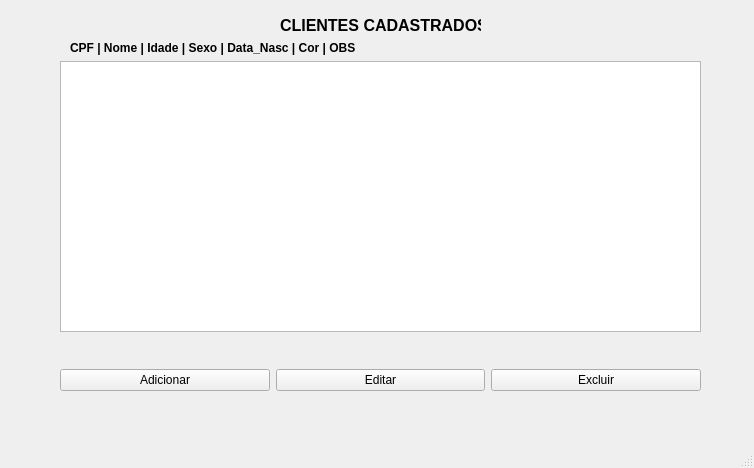
<?xml version="1.0" encoding="UTF-8"?>
<ui version="4.0">
 <class>MainWindow</class>
 <widget class="QMainWindow" name="MainWindow">
  <property name="geometry">
   <rect>
    <x>0</x>
    <y>0</y>
    <width>754</width>
    <height>468</height>
   </rect>
  </property>
  <property name="windowTitle">
   <string>CADASTRO DE CLIENTES</string>
  </property>
  <widget class="QWidget" name="centralwidget">
   <widget class="QWidget" name="horizontalLayoutWidget">
    <property name="geometry">
     <rect>
      <x>60</x>
      <y>350</y>
      <width>641</width>
      <height>61</height>
     </rect>
    </property>
    <layout class="QHBoxLayout" name="horizontalLayout">
     <item>
      <widget class="QPushButton" name="btn_add">
       <property name="text">
        <string>Adicionar</string>
       </property>
      </widget>
     </item>
     <item>
      <widget class="QPushButton" name="btn_editar">
       <property name="text">
        <string>Editar</string>
       </property>
      </widget>
     </item>
     <item>
      <widget class="QPushButton" name="btn_excluir">
       <property name="text">
        <string>Excluir</string>
       </property>
      </widget>
     </item>
    </layout>
   </widget>
   <widget class="QListWidget" name="list_dados">
    <property name="geometry">
     <rect>
      <x>60</x>
      <y>61</y>
      <width>641</width>
      <height>271</height>
     </rect>
    </property>
   </widget>
   <widget class="QLabel" name="label">
    <property name="geometry">
     <rect>
      <x>280</x>
      <y>15</y>
      <width>201</width>
      <height>21</height>
     </rect>
    </property>
    <property name="text">
     <string>&lt;html&gt;&lt;head/&gt;&lt;body&gt;&lt;p&gt;&lt;span style=&quot; font-size:12pt; font-weight:700;&quot;&gt;CLIENTES CADASTRADOS&lt;/span&gt;&lt;/p&gt;&lt;/body&gt;&lt;/html&gt;</string>
    </property>
   </widget>
   <widget class="QLabel" name="label_2">
    <property name="geometry">
     <rect>
      <x>70</x>
      <y>40</y>
      <width>631</width>
      <height>16</height>
     </rect>
    </property>
    <property name="text">
     <string>&lt;html&gt;&lt;head/&gt;&lt;body&gt;&lt;p&gt;&lt;span style=&quot; font-weight:700;&quot;&gt;CPF | Nome | Idade | Sexo | Data_Nasc | Cor | OBS&lt;/span&gt;&lt;/p&gt;&lt;/body&gt;&lt;/html&gt;</string>
    </property>
   </widget>
  </widget>
  <widget class="QMenuBar" name="menubar">
   <property name="geometry">
    <rect>
     <x>0</x>
     <y>0</y>
     <width>754</width>
     <height>22</height>
    </rect>
   </property>
  </widget>
  <widget class="QStatusBar" name="statusbar"/>
 </widget>
 <resources/>
 <connections/>
</ui>
